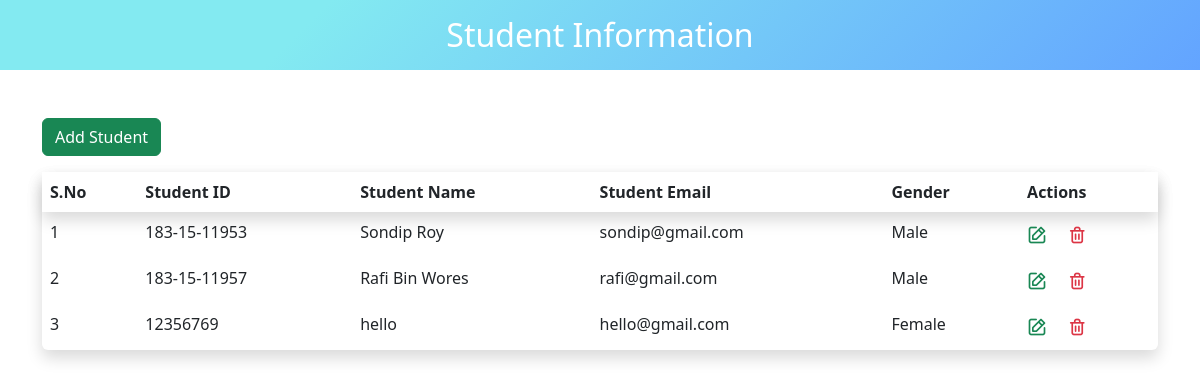
The page / on the database its author committed.
### tables this page shows
CREATE TABLE `studentinfo` (
  `id` int(50) NOT NULL,
  `student_id` varchar(100) NOT NULL,
  `student_name` varchar(100) NOT NULL,
  `student_email` varchar(100) NOT NULL,
  `phone` varchar(20) NOT NULL,
  `gender` varchar(100) NOT NULL
);

### index.php (the view, shortened to what this page needs)
<!DOCTYPE html>
<html lang="en">
<head>
    <link rel="stylesheet" href="	https://cdn.jsdelivr.net/npm/bootstrap@5.2.2/dist/css/bootstrap.min.css">
    <link rel="stylesheet" href="https://unicons.iconscout.com/release/v4.0.0/css/line.css">
    <link rel="stylesheet" href="assets/css/style.css">
</head>
<body>
    <header>
        <div class="bg-color mb-5">
            <h2 class="text-center text-white py-3">Student Information</h2>
        </div>
    </header>
    <div class="container">
        <a href="add-student.php" class="btn btn-success mb-3">Add Student</a>
        <table class="table table-borderless shadow p-3 mb-5 bg-body rounded">
            <thead class="shadow p-3 mb-5 bg-body rounded">
              <tr>
                <th scope="col">S.No</th>
                <th scope="col">Student ID</th>
                <th scope="col">Student Name</th>
                <th scope="col">Student Email</th>
                <th scope="col">Gender</th>
                <th scope="col">Actions</th>
              </tr>
            </thead>
            <tbody>
                <?php
                  include("database.php");
                  $sn = 1;
                  $sql = "SELECT * FROM `studentinfo`";
                  $res = mysqli_query($conn, $sql);
                  while($row = mysqli_fetch_assoc($res)) {
                    ?>
                    <tr>
                      <td><?php echo $sn++; ?></td>
                      <td><?php echo $row['student_id'] ?></td>
                      <td><?php echo $row['student_name'] ?></td>
                      <td><?php echo $row['student_email'] ?></td>
                      <td><?php echo $row['gender'] ?></td>
                      <td>
                          <a href="edit-student.php?id=<?php echo $row ['id'] ?>" class="link-success"><i class="uil uil-edit fs-5 me-3"></i></a>
                          <a href="delete-student.php?id=<?php echo $row ['id'] ?>" class="link-danger"><i class="uil uil-trash-alt fs-5"></i></a>
                      </td>
                    </tr>
                    <?php
                  }
                ?>
          </table>
    </div>
</body>
</html>

### assets/css/style.css (style rules this page uses)
a { text-decoration: none; }
.bg-color { background-image: linear-gradient(315deg, #63a4ff 0%, #83eaf1 74%); }

### rows shown on the page
studentinfo: student "183-15-11953", student_name "Sondip Roy", student_email "sondip@gmail.com", gender "Male"
studentinfo: student "183-15-11957", student_name "Rafi Bin Wores", student_email "rafi@gmail.com", gender "Male"
studentinfo: student "12356769", student_name "hello", student_email "hello@gmail.com", gender "Female"
